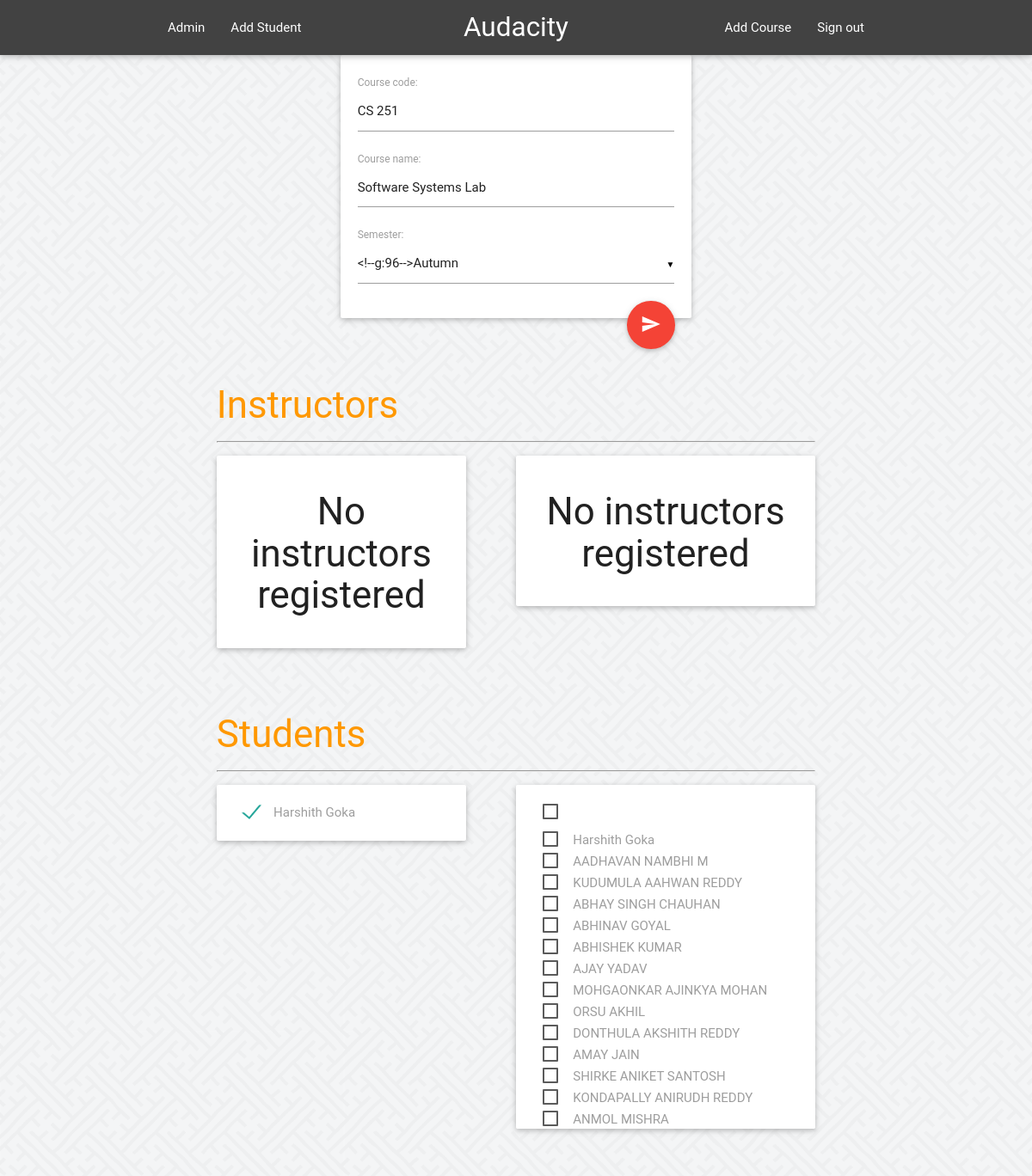
/admins/courses/9/ (signed in), run on the app's committed database.
### feeder/models.py (models this page shows, shortened)
class Course(models.Model):
	SPRING = 'SP'
	AUTUMN = 'AU'
	SUMMER = 'SU'
	SEMESTERS = (
		(SPRING, 'Spring'),
		(AUTUMN, 'Autumn'),
		(SUMMER, 'Summer'),
		)
	course_code = models.CharField(max_length=6, unique=True)
	course_name = models.CharField(max_length=40, blank=False)
	semester = models.CharField(
		max_length=2,
		choices=SEMESTERS,
		)

class Student(models.Model):
	course = models.ManyToManyField(Course, blank = True, default=1)
	user = models.OneToOneField(User, on_delete=models.CASCADE)
	roll_no = models.CharField(max_length=11)

### admins/views.py (the view)
# urls.py: url(r'^courses/(?P<pk>[0-9]+)/$', views.GetCourse, name='course'),
@permission_required('is_superuser', login_url='/admins/login/')
def GetCourse(request, pk):
	course = get_object_or_404(Course, pk=pk)
	courseform =  CourseForm(instance=course)
	studentlist = course.student_set.all()
	instructorlist = course.instructor_set.all()
	allstudents = Student.objects.all()
	allinstructors = Instructor.objects.all()
	if request.method == "POST":
		st = ""
		for stud in studentlist :
			course.student_set.remove(stud)
		for inst in instructorlist :
			course.instructor_set.remove(inst)
		for value in request.POST:
			if value.startswith('student'):
				if request.POST[value] == 'on':
					value = value[7:]
					stud = get_object_or_404(Student, id=int(value))
					stud.course.add(course)
				else :
					value = value[7:]
					stud = get_object_or_404(Student, id=int(value))
					stud.course.remove(course)
			elif value.startswith('instructor'):
				if request.POST[value] == 'on':
					value = value[10:]
					inst = get_object_or_404(Instructor, id=int(value))
					inst.course.add(course)
				else :
					value = value[10:]
					inst = get_object_or_404(Instructor, id=int(value))
					inst.course.remove(course)
		return HttpResponseRedirect(reverse('admins:course', args={course.id, }))
	else :
		return render(request,'admins/course.html',{
			'cform' : courseform,
			'studentlist' : studentlist,
			'instructorlist' : instructorlist,
			'allstudents' : allstudents,
			'allinstructors' : allinstructors,
			'course' : course,
		})

### admins/forms.py
class CourseForm(forms.ModelForm):
    class Meta:
        model = Course
        fields = '__all__'

### feeder/templates/admins/course.html (shortened to what this page needs)
{% extends 'admins/base_site.html' %}
{% block content %}
<form method="POST">
<div class="row">
<div class="col s6 offset-s3">
<div style="margin: 0 auto;" class="card">
	<div class="card-content">
		{{ cform }}
<button type="submit" class="btn-floating btn-large waves-effect waves-light red right"><i class="material-icons">send</i></button>
	</div>
</div>
</div>
</div>
<div class="row">
<div class="row col offset-s1 s10">
<h3 class="orange-text reflow">Instructors</h3><hr>
<div class="card col s5" style="max-height: 400px; overflow: auto">
	<div class="card-content" id="iselected">
		{% if instructorlist %}
		<h3 class="center ino-studs" hidden="hidden">No instructors registered</h3>
			{% for instructor in instructorlist %}
			<div class="ichecks" id="{{ instructor.user.username }}">
				<input type="checkbox" id="{{ instructor.user.username }}" name="instructor{{ instructor.id }}" checked="true">
				<label for="{{ instructor.user.username }}">{{ instructor.user.get_full_name }}</label> </br>
			</div>
			{% endfor %}
		{% else %}
			<h3 class="center ino-studs">No instructors registered</h3>
		{% endif %}
	</div>
</div>
<div class="card col offset-s1 s6" style="max-height: 400px; overflow: auto;">
	<div class="card-content" id="inon">
		{% if allinstructors %}
			<h3 class="center inon-reg" hidden="hidden">No instructors registered</h3>
				{% for instructor in allinstructors %}
				<div class="ichecks" id="{{ instructor.user.username }}">
					{% if instructor.course.get.id != course.id %}
						<input type="checkbox" id="{{ instructor.user.username }}" name="instructor{{ instructor.id }}" >
						<label for="{{ instructor.user.username }}">{{ instructor.user.get_full_name }}</label> </br>
					{% endif %}
				</div>
				{% endfor %}
		{% else %}
			<h3 class="center inon-reg">No instructors registered</h3>
		{% endif %}
	</div>
</div>
</div>
</div>
<div class="row">
<div class="row col offset-s1 s10">
<h3 class="orange-text reflow">Students</h3><hr>
<div class="card col s5" style="max-height: 400px; overflow: auto">
	<div class="card-content" id="selected">
		{% if studentlist %}
			{% for student in studentlist %}
			<div class="checks" id="{{ student.user.username }}">
				<label for="{{ student.user.username }}">{{ student.user.get_full_name }}</label> </br>
			</div>
			{% endfor %}
		{% else %}
			<h3 class="center no-studs">No students registered</h3>
		{% endif %}
	</div>
</div>
<div class="card col offset-s1 s6" style="max-height: 400px; overflow: auto;">
	<div class="card-content" id="non">
		{% if allstudents %}
				{% for student in allstudents %}
				<div class="checks" id="{{ student.user.username }}">
					{% if student.course.get.id != course.id %}
						<label for="{{ student.user.username }}">{{ student.user.get_full_name }}</label> </br>
					{% endif %}
				</div>
				{% endfor %}
		{% else %}
			<h3 class="center non-reg">No students registered</h3>
		{% endif %}
	</div>
</div>
</div>
</div>
</form>
{% endblock %}
{% block navbar %}
    <li><a href="{% url 'admins:addcourse' %}">Add Course</a></li>
    <li><a href="{% url 'admins:logout' %}">Sign out</a></li>
{% endblock %}

### feeder/templates/admins/base_site.html (shortened to what this page needs)
{% load static %}
<!DOCTYPE html>
<html>
<head>
  <link rel="stylesheet" type="text/css" href="{% static 'feeder/materialize.css' %}">
  <link rel="stylesheet" type="text/css" href="{% static 'admins/bootstrap-material-datetimepicker.css' %}">
</head>
<body>
<header>
<div class="navbar-fixed">
<nav class="grey darken-3">
  <div class="container">
    <div class="nav-wrapper">
        <ul id="nav-mobile" class="left hide-on-med-and-down">
          <li><a href="{% url 'admins:index' %}"> {{ user.get_full_name }} </a> </li>
          <li><a href="{% url 'admins:addstudent' %}">Add Student</a> </li>
        </ul>
      <a href="{% url 'admins:index' %}" class="brand-logo center">Audacity</a>
        <ul id="nav-mobile" class="right hide-on-med-and-down">
          {% block navbar %}{% endblock %}
        </ul>
    </div>
  </div>
</nav>
</div>
</header>
<div class="container">
{% block content %}
{% endblock %}
</div>
</body>

### data on the page
Course: course_code "CS 251", course_name "Software Systems Lab"
Student: user.get_full_name "Harshith Goka"
Student: user.get_full_name "Harshith Goka"
Student: user.get_full_name "AADHAVAN NAMBHI M"
Student: user.get_full_name "KUDUMULA AAHWAN REDDY"
Student: user.get_full_name "ABHAY SINGH CHAUHAN"
Student: user.get_full_name "ABHINAV GOYAL"
Student: user.get_full_name "ABHISHEK KUMAR"
Student: user.get_full_name "AJAY YADAV"
Student: user.get_full_name "MOHGAONKAR AJINKYA MOHAN"
Student: user.get_full_name "ORSU AKHIL"
Student: user.get_full_name "DONTHULA AKSHITH REDDY"
Student: user.get_full_name "AMAY JAIN"
Student: user.get_full_name "SHIRKE ANIKET SANTOSH"
Student: user.get_full_name "KONDAPALLY ANIRUDH REDDY"
Student: user.get_full_name "ANMOL MISHRA"

### other printed values
{{ user.get_full_name }} "Admin"
